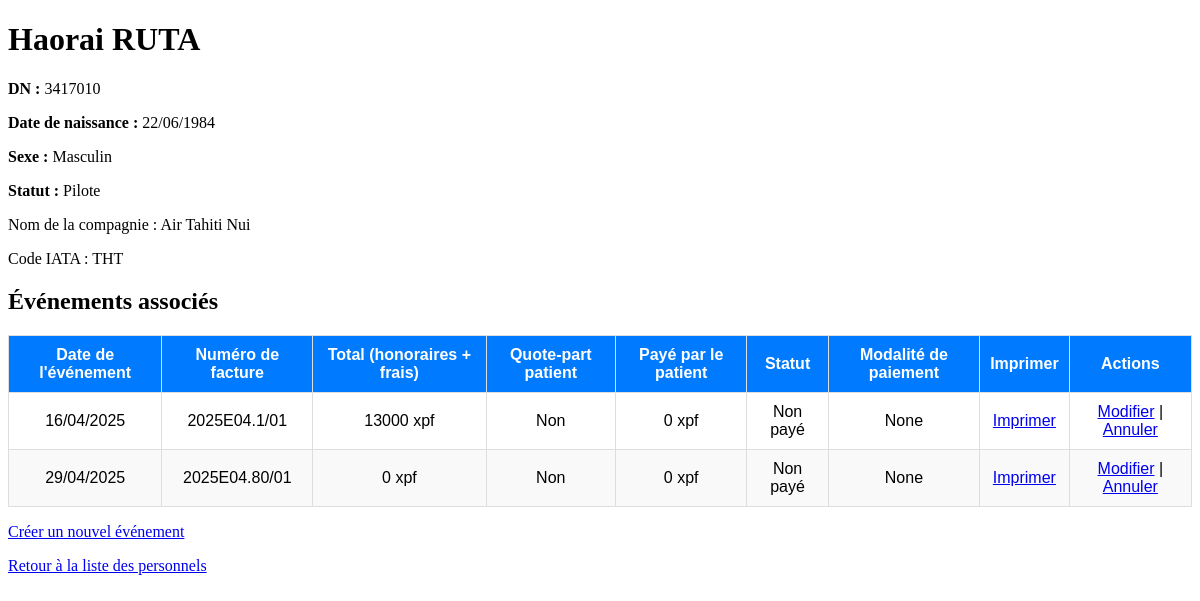
Page /personnels/3417010/ (signed in) on the committed database.
### expertise/models.py (models this page shows, shortened)
class PersonnelNavigant(models.Model):
    dn = models.CharField(
        max_length=7,
        unique=True,
        validators=[
            RegexValidator(
                regex=r'^\d{7}$',
                message="Attention Christian, le dn doit contenir exactement 7 chiffres, et aucun autre symbole, ou lettre.",
                code='invalid_dn'
            )
        ]
    )
    nom = models.CharField(max_length=100)
    prenom = models.CharField(max_length=100)
    compagnie = models.ForeignKey(CompagnieAerienne, on_delete=models.CASCADE, related_name='personnels')
    date_de_naissance = models.DateField(null=True, blank=True)
    sexe = models.CharField(max_length=10, choices=[('M', 'Masculin'), ('F', 'Féminin')], null=True, blank=True)
    statut_pn = models.CharField(max_length=100, choices=[('Pilote', 'Pilote'), ('PNC', 'PNC'), ('Controleur aérien', 'Contrôleur aérien'), ('Para Pro', 'Para Pro')], null=True, blank=True)

class CompagnieAerienne(models.Model):
    iata = models.CharField(max_length=3, unique=True)
    nom = models.CharField(max_length=100)

class FicheEvenement(models.Model):
    date_evenement = models.DateField()
    personnel = models.ForeignKey(PersonnelNavigant, on_delete=models.CASCADE, related_name='evenements', null=False, blank=False)
    bordereau = models.ForeignKey(Bordereau, on_delete=models.SET_NULL, null=True, blank=True, related_name='evenements')
    no_facture = models.CharField("Numéro de facture", max_length=50, blank=True, null=True, unique=True, editable=False)
    paiement = models.BooleanField("Paiement", default=False)
    date_paiement = models.DateField("Date de paiement", null=True, blank=True)
    modalite_paiement = models.CharField("Modalité de paiement", max_length=10, choices=[
        ('liquide', 'Liquide'), ('virement', 'Virement'), ('CB', 'Carte Bancaire'), ('Chèque', 'Chèque')],
        null=True, blank=True
    )
    honoraire_cempn = models.IntegerField("CEMPN = 10000", default=0)
    honoraire_cs_oph = models.IntegerField("OPH = 10600", default=0)
    honoraire_cs_orl = models.IntegerField("ORL = 13250", default=0)
    honoraire_cs_labo = models.IntegerField("Labo AMJ = 5529", default=0)
    honoraire_cs_lbx = models.IntegerField("Labstix = 2337", default=0)
    honoraire_cs_radio = models.IntegerField("Radio = 8400", default=0)
    honoraire_cs_toxique = models.IntegerField("Toxique = 16644", default=0)
    frais_dossier = models.IntegerField("Frais de dossier = 3000", default=0)
    cs_cempn = models.BooleanField(default=False)
    cs_oph = models.BooleanField(default=False)
    cs_orl = models.BooleanField(default=False)
    cs_labo = models.BooleanField(default=False)
    cs_lbx = models.BooleanField(default=False)
    cs_radio = models.BooleanField(default=False)
    cs_toxique = models.BooleanField(default=False)
    date_cempn = models.DateField(null=True, blank=True)
    date_cs_oph = models.DateField(null=True, blank=True)
    date_cs_orl = models.DateField(null=True, blank=True)
    date_cs_labo = models.DateField(null=True, blank=True)
    date_cs_lbx = models.DateField(null=True, blank=True)
    date_cs_radio = models.DateField(null=True, blank=True)
    date_cs_toxique = models.DateField(null=True, blank=True)
    medecin_cempn = models.ForeignKey(Medecin, on_delete=models.SET_NULL, null=True, blank=True, related_name='evenements_cempn')
    medecin_oph = models.ForeignKey(Medecin, on_delete=models.SET_NULL, null=True, blank=True, related_name='evenements_oph')
    medecin_orl = models.ForeignKey(Medecin, on_delete=models.SET_NULL, null=True, blank=True, related_name='evenements_orl')
    medecin_radio = models.ForeignKey(Medecin, on_delete=models.SET_NULL, null=True, blank=True, related_name='evenements_radio')
    medecin_labo = models.ForeignKey(Medecin, on_delete=models.SET_NULL, null=True, blank=True, related_name='evenements_labo', verbose_name="Médecin laboratoire")
    quote_part_patient = models.BooleanField(default=False)
    paye_par_patient = models.IntegerField(default=0)
    total = models.IntegerField(default=0)

### expertise/views.py (the view)
# urls.py: path('personnels/<str:dn>/', PersonnelDetailView.as_view(), name='personnel_detail'),
class PersonnelDetailView(LoginRequiredMixin, DetailView):
    model = PersonnelNavigant
    template_name = 'expertise/personnel_detail.html'
    context_object_name = 'personnel'
    slug_field = 'dn'
    slug_url_kwarg = 'dn'
    def get_context_data(self, **kwargs):
        context = super().get_context_data(**kwargs)
        context['evenements'] = self.object.evenements.all()
        return context

### expertise/templates/expertise/personnel_detail.html (shortened to what this page needs)
<!DOCTYPE html>
<html lang="fr">
<head>
</head>
<body>
    <h1>{{ personnel.prenom }} {{ personnel.nom }}</h1>
    <p><strong>DN :</strong> {{ personnel.dn }}</p>
    <p><strong>Date de naissance :</strong> {{ personnel.date_de_naissance|date:"d/m/Y" }}</p>
    <p><strong>Sexe :</strong> {{ personnel.get_sexe_display }}</p>
    <p><strong>Statut :</strong>
      {{ personnel.get_statut_pn_display }}
    </p>
    <p>Nom de la compagnie : {{ personnel.compagnie.nom }}</p>
    <p>Code IATA : {{ personnel.compagnie.iata }}</p>
    <h2>Événements associés</h2>
    {% if evenements %}
      <table class="table-evenements">
        <thead>
          <tr>
            <th>Date de l'événement</th>
            <th>Numéro de facture</th>
            <th>Total (honoraires + frais)</th>
            <th>Quote-part patient</th>
            <th>Payé par le patient</th>
            <th>Statut</th>
            <th>Modalité de paiement</th>
            <th>Imprimer</th>
            <th>Actions</th>
          </tr>
        </thead>
        <tbody>
          {% for event in evenements %}
            <tr>
              <td>{{ event.date_evenement|date:"d/m/Y" }}</td>
              <td>{{ event.no_facture }}</td>
              <td>{{ event.total }} xpf</td>
              <td>{{ event.quote_part_patient|yesno:"Oui,Non" }}</td>
              <td>{{ event.paye_par_patient }} xpf</td>
              <td>{% if event.paiement %}Payé{% else %}Non payé{% endif %}</td>
              <td>{{ event.get_modalite_paiement_display }}</td>
              <td>
                 <a href="{% url 'facture' event.pk %}" target="_blank">Imprimer</a>
              </td>
              <td>
                 <a href="{% url 'evenement_edit' event.pk %}">Modifier</a> |
                 <a href="{% url 'evenement_delete' event.pk %}">Annuler</a>
              </td>
            </tr>
          {% endfor %}
        </tbody>
      </table>
    {% else %}
      <p>Aucun événement enregistré pour ce personnel.</p>
    {% endif %}
    <p>
      <a href="{% url 'evenement_add' personnel.dn %}">Créer un nouvel événement</a>
    </p>
    <p>
      <a href="{% url 'personnel_list' %}">Retour à la liste des personnels</a>
    </p>
</body>
</html>

### expertise/templates/expertise/personnel_detail.html (style rules this page uses)
.table-evenements { width: 100%; border-collapse: collapse; margin-top: 20px; font-family: Arial, sans-serif; }
.table-evenements th, .table-evenements td { border: 1px solid #ddd; padding: 10px; text-align: center; }
.table-evenements th { background-color: #007bff; color: #fff; font-weight: bold; }
.table-evenements tr:nth-child(even) { background-color: #f9f9f9; }

### rows in the picture
PersonnelNavigant: prenom "Haorai", nom "RUTA", dn "3417010", date_de_naissance "22/06/1984", sexe "Masculin", statut_pn "Pilote", compagnie.nom "Air Tahiti Nui", compagnie.iata "THT"
FicheEvenement: date_evenement "16/04/2025", no_facture "2025E04.1/01", total "13000", quote_part_patient "Non", paye_par_patient "0", paiement "Non payé", modalite_paiement "None"
FicheEvenement: date_evenement "29/04/2025", no_facture "2025E04.80/01", total "0", quote_part_patient "Non", paye_par_patient "0", paiement "Non payé", modalite_paiement "None"
